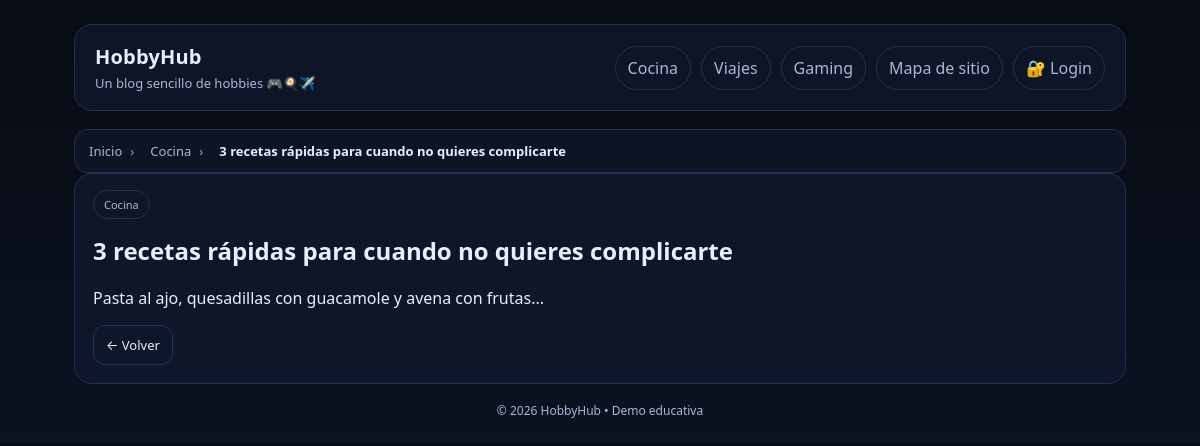
The app's page /pages/post.php?id=1 with its own data.
### tables this page shows
CREATE TABLE IF NOT EXISTS posts (
  id INT AUTO_INCREMENT PRIMARY KEY,
  title VARCHAR(255) NOT NULL,
  content LONGTEXT NOT NULL,
  category ENUM('cocina','viajes','gaming') NOT NULL,
  read_time INT,
  created_at DATE,
  tags VARCHAR(255),
  INDEX idx_category (category),
  INDEX idx_created_at (created_at),
  FULLTEXT INDEX ft_title_content (title, content)
);

### src/pages/post.php (the view, shortened to what this page needs)
<?php
require_once "../includes/header.php";
$id = $_GET['id'] ?? null;
$stmt = $pdo->prepare("SELECT * FROM posts WHERE id = ?");
$stmt->execute([$id]);
$post = $stmt->fetch();
?>
<?php require_once "../includes/breadcrumbs.php"; ?>
<section class="card">
  <span class="badge"><?= ucfirst($post['category']) ?></span>
  <h2><?= htmlspecialchars($post['title']) ?></h2>
  <p><?= nl2br($post['content']) ?></p>
  <a class="btn" onclick="history.back()">← Volver</a>
</section>
<?php require_once "../includes/footer.php"; ?>

### src/public/css/style.css (style rules this page uses)
:root { --bg: #0b1220; --card: #111b2e; --text: #e8eefc; --muted: #aab7d6; --line: #223154; --accent: #7aa2ff; --accent2: #5ef0c2; }
* { box-sizing: border-box; }
html { scroll-behavior: smooth; }
body { margin: 0; font-family: system-ui, -apple-system, Segoe UI, Roboto, Arial, sans-serif; background: linear-gradient(180deg, #070b14, var(--bg)); color: var(--text); }
a { color: inherit; }
.card { border: 1px solid var(--line); border-radius: 18px; background: rgba(17, 27, 46, 0.7); padding: 18px; }
.badge { border: 1px solid var(--line); color: var(--muted); padding: 6px 10px; border-radius: 999px; font-size: 11px; }
.btn { display: inline-flex; align-items: center; justify-content: center; padding: 10px 12px; border-radius: 12px; border: 1px solid var(--line); background: transparent; color: var(--text); text-decoration: none; font-size: 13px; cursor: pointer; transition: all 0.3s ease; }

### records on screen
posts: category "Cocina", title "3 recetas rápidas para cuando no quieres complicarte", content "Pasta al ajo, quesadillas con guacamole y avena con frutas..."

### other values on screen
$crumb['label'] "Inicio"
$crumb['label'] "Cocina"
$crumb['label'] "3 recetas rápidas para cuando no quieres complicarte"
